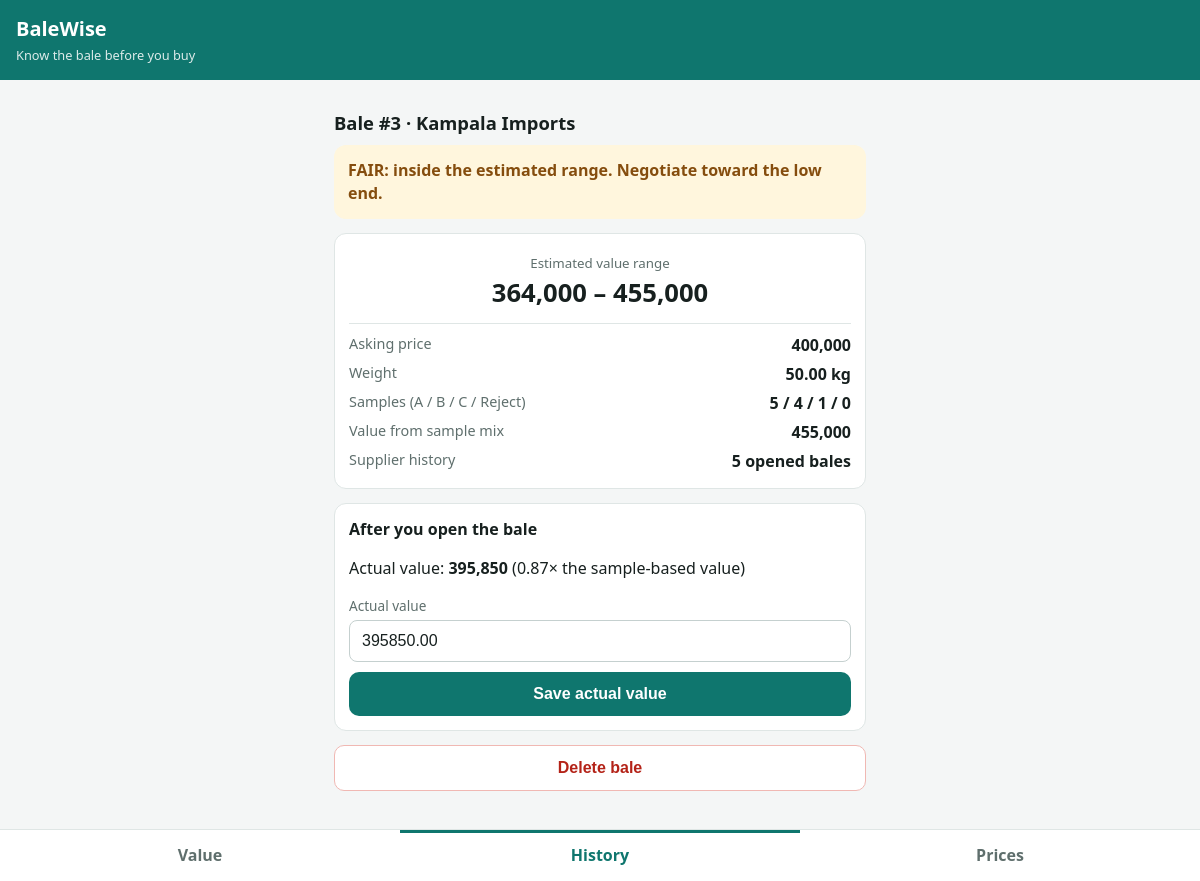
Page /bale.php?id=3 on the committed database.
### tables this page shows
CREATE TABLE `bales` (
  `id` int(11) NOT NULL,
  `supplier_id` int(11) NOT NULL,
  `weight_kg` decimal(8,2) NOT NULL,
  `asking_price` decimal(14,2) NOT NULL,
  `sample_a` int(11) NOT NULL DEFAULT 0,
  `sample_b` int(11) NOT NULL DEFAULT 0,
  `sample_c` int(11) NOT NULL DEFAULT 0,
  `sample_r` int(11) NOT NULL DEFAULT 0,
  `base_value` decimal(14,2) NOT NULL,
  `est_low` decimal(14,2) NOT NULL,
  `est_high` decimal(14,2) NOT NULL,
  `photo_path` varchar(255) DEFAULT NULL,
  `actual_value` decimal(14,2) DEFAULT NULL,
  `created_at` timestamp NULL DEFAULT current_timestamp(),
  `opened_at` timestamp NULL DEFAULT NULL
);

CREATE TABLE `suppliers` (
  `id` int(11) NOT NULL,
  `name` varchar(100) NOT NULL,
  `created_at` timestamp NULL DEFAULT current_timestamp()
);

### db.php (called while the page is built, shortened)
<?php
function db(): PDO {
    static $pdo = null;
    if (!$pdo) {
        $pdo = new PDO(
            'mysql:host=' . DB_HOST . ';dbname=' . DB_NAME . ';charset=utf8mb4',
            DB_USER, DB_PASS,
            [PDO::ATTR_ERRMODE => PDO::ERRMODE_EXCEPTION, PDO::ATTR_DEFAULT_FETCH_MODE => PDO::FETCH_ASSOC]
        );
    }
    return $pdo;
}
function h($s): string { return htmlspecialchars((string)$s, ENT_QUOTES, 'UTF-8'); }
function money($n): string { return number_format((float)$n, 0); }
function supplier_ratios(int $sid): array {
    $st = db()->prepare('SELECT actual_value / base_value AS r FROM bales
                         WHERE supplier_id = ? AND actual_value IS NOT NULL AND base_value > 0');
    $st->execute([$sid]);
    return array_map('floatval', array_column($st->fetchAll(), 'r'));
}

### valuation.php (called while the page is built, shortened)
<?php
function verdict(float $asking, float $base, float $low, float $high): array {
    if ($asking <= $high) return ['fair', 'FAIR: inside the estimated range. Negotiate toward the low end.'];
    return ['bad', 'RISKY: asking price is above the estimated range.'];
}

### bale.php (the view, shortened to what this page needs)
<?php
require __DIR__ . '/db.php';
require __DIR__ . '/valuation.php';
require __DIR__ . '/layout.php';
$id = (int)($_GET['id'] ?? 0);
$st = db()->prepare('SELECT b.*, s.name AS supplier FROM bales b JOIN suppliers s ON s.id = b.supplier_id WHERE b.id = ?');
$st->execute([$id]);
$b = $st->fetch();
[$cls, $text] = verdict((float)$b['asking_price'], (float)$b['base_value'], (float)$b['est_low'], (float)$b['est_high']);
$ratios = supplier_ratios((int)$b['supplier_id']);
$ratio = $b['actual_value'] !== null && $b['base_value'] > 0 ? $b['actual_value'] / $b['base_value'] : null;
?>
<h2>Bale #<?= $id ?> · <?= h($b['supplier']) ?></h2>
<div class="verdict <?= $cls ?>"><?= h($text) ?></div>
<div class="card">
  <div class="big">
    <small>Estimated value range</small>
    <strong><?= money($b['est_low']) ?> – <?= money($b['est_high']) ?></strong>
  </div>
  <dl>
    <dt>Asking price</dt><dd><?= money($b['asking_price']) ?></dd>
    <dt>Weight</dt><dd><?= h($b['weight_kg']) ?> kg</dd>
    <dt>Samples (A / B / C / Reject)</dt><dd><?= (int)$b['sample_a'] ?> / <?= (int)$b['sample_b'] ?> / <?= (int)$b['sample_c'] ?> / <?= (int)$b['sample_r'] ?></dd>
    <dt>Value from sample mix</dt><dd><?= money($b['base_value']) ?></dd>
    <dt>Supplier history</dt><dd><?= count($ratios) ?> opened bale<?= count($ratios) === 1 ? '' : 's' ?></dd>
  </dl>
</div>
<div class="card">
  <h3>After you open the bale</h3>
  <?php if ($b['actual_value'] !== null): ?>
    <p>Actual value: <strong><?= money($b['actual_value']) ?></strong>
       (<?= number_format($ratio, 2) ?>× the sample-based value)</p>
  <?php else: ?>
    <p class="hint">Record what it was really worth. This teaches the app how reliable this supplier's samples are.</p>
  <?php endif; ?>
  <form method="post">
    <label>Actual value
      <input name="actual" type="number" step="1" min="0" inputmode="numeric" value="<?= h($b['actual_value'] ?? '') ?>" required>
    </label>
    <button class="primary">Save actual value</button>
  </form>
</div>
<form method="post" onsubmit="return confirm('Delete this bale?')">
  <button class="danger">Delete bale</button>
</form>

### assets/style.css (style rules this page uses)
:root { --teal:#0f766e;--bg:#f4f6f6;--ink:#17201f;--mut:#5f6f6d;--line:#dfe6e5 }
* { box-sizing:border-box }
body { margin:0;font:16px/1.45 system-ui,-apple-system,Segoe UI,Roboto,sans-serif;background:var(--bg);color:var(--ink);padding-bottom:76px }
h2 { font-size:1.15rem;margin:16px 0 8px }
h3 { margin:0 0 6px;font-size:1rem }
.card { background:#fff;border:1px solid var(--line);border-radius:12px;padding:14px;margin-bottom:14px }
label { display:block;font-size:.85rem;color:var(--mut);margin-bottom:10px }
input { display:block;width:100%;margin-top:4px;padding:11px 12px;font-size:1rem;border:1px solid #c5d0cf;border-radius:8px;background:#fff;color:var(--ink) }
button { width:100%;padding:13px;font-size:1rem;font-weight:600;border:0;border-radius:10px;cursor:pointer }
.primary { background:var(--teal);color:#fff }
.danger { background:#fff;color:#b42318;border:1px solid #f0b8b3;margin-bottom:14px }
.verdict { padding:14px;border-radius:12px;font-weight:700;margin-bottom:14px }
.verdict.fair { background:#fff6dd;color:#854d0e }
.big { text-align:center;padding:6px 0 12px;border-bottom:1px solid var(--line);margin-bottom:10px }
.big small { display:block;color:var(--mut) }
.big strong { font-size:1.6rem }
dl { display:grid;grid-template-columns:1fr auto;gap:6px 12px;margin:0 }
dt { color:var(--mut);font-size:.9rem }
dd { margin:0;text-align:right;font-weight:600 }

### rows in the picture
bales: supplier.name "Kampala Imports", est_low "364,000", est_high "455,000", asking_price "400,000", weight_kg "50.00", sample_a "5", sample_b "4", sample_c "1", sample_r "0", base_value "455,000", actual_value "395,850", ratio "0.87", actual "395850.00"

### other values in the picture
$id "3"
$text "FAIR: inside the estimated range. Negotiate toward the low end."
count($ratios) "5"
